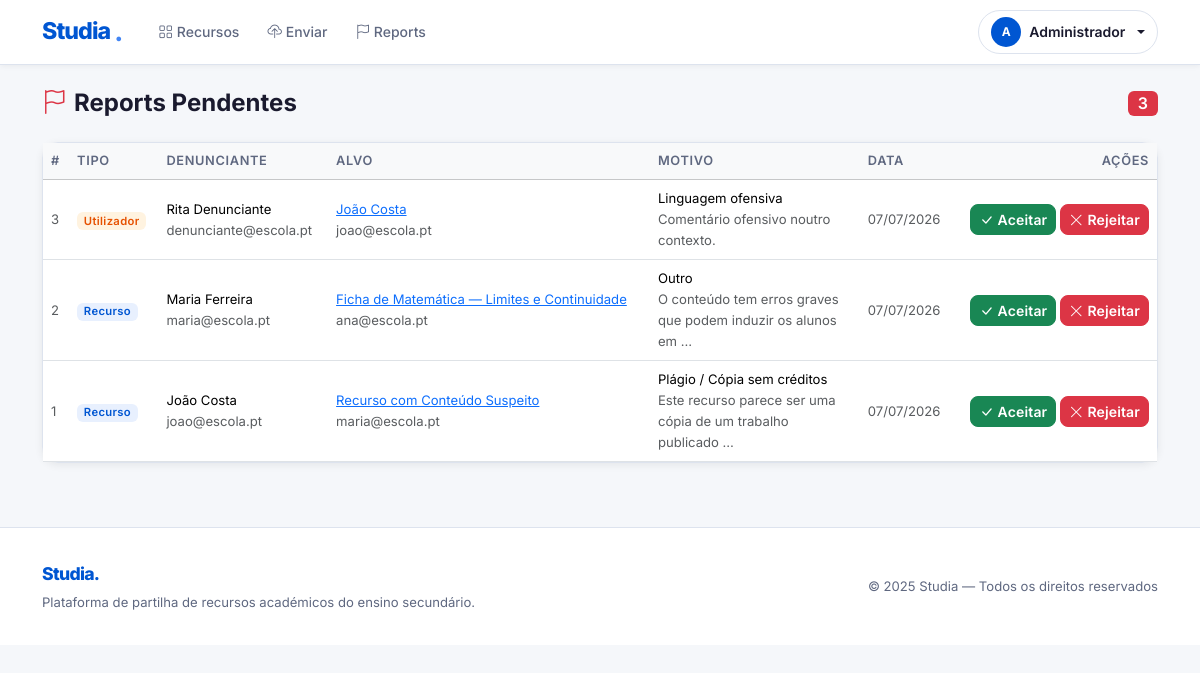
Page /reports/ (signed in) on the committed database.
### apps/accounts/models.py (models this page shows, shortened)
class User(AbstractBaseUser, PermissionsMixin):
    ANOS_LETIVOS = [
        ("10", "10º Ano"),
        ("11", "11º Ano"),
        ("12", "12º Ano"),
    ]
    CURSOS = [
        ("CT",  "Ciências e Tecnologias"),
        ("CSE", "Ciências Socioeconómicas"),
        ("LH",  "Línguas e Humanidades"),
        ("AV",  "Artes Visuais"),
        ("TGPSI",  "Técnico de Gestão e Programação de Sistemas Informáticos"),
        ("TPSI",   "Técnico de Programação Informática"),
        ("TGE",    "Técnico de Gestão"),
        ("TM",     "Técnico de Marketing"),
        ("TAD",    "Técnico de Auxiliar de Saúde"),
        ("TGRC",   "Técnico de Gestão e Recursos Humanos e Comunicação"),
        ("TAAM",   "Técnico de Apoio à Gestão Desportiva"),
        ("TCOM",   "Técnico de Comunicação / Marketing e Publicidade"),
        ("TIT",    "Técnico de Instalações Elétricas"),
        ("TRSI",   "Técnico de Redes e Sistemas Informáticos"),
        ("TCMA",   "Técnico de Construção Civil / Medições e Orçamentos"),
        ("TGA",    "Técnico de Restauração / Cozinha e Pastelaria"),
        ("TTUR",   "Técnico de Turismo"),
        ("TAGRO",  "Técnico de Agropecuária"),
        ("TDG",    "Técnico de Design Gráfico"),
        ("TMOD",   "Técnico de Multimédia"),
        ("TELE",   "Técnico de Eletrónica, Automação e Computadores"),
        ("TMEC",   "Técnico de Mecatrónica"),
        ("TAUT",   "Técnico de Manutenção Industrial / Eletromecânica"),
        ("OUTRO",  "Outro"),
    ]
    CURSOS_DICT = dict(CURSOS)
    email       = models.EmailField(unique=True, verbose_name="Email institucional")
    nome        = models.CharField(max_length=150)
    curso       = models.CharField(max_length=10, choices=CURSOS)
    ano_letivo  = models.CharField(max_length=2, choices=ANOS_LETIVOS)
    instituicao = models.CharField(max_length=150)
    is_active = models.BooleanField(default=True)
    is_staff  = models.BooleanField(default=False)
    date_joined = models.DateTimeField(default=timezone.now)
    total_uploads        = models.PositiveIntegerField(default=0)
    total_downloads      = models.PositiveIntegerField(default=0)
    total_reports_falsos = models.PositiveIntegerField(default=0)
    objects = UserManager()
    USERNAME_FIELD  = "email"
    REQUIRED_FIELDS = ["nome", "curso", "ano_letivo", "instituicao"]
    class Meta:
        verbose_name        = "Utilizador"
        verbose_name_plural = "Utilizadores"

### apps/reports/models.py (models this page shows, shortened)
class Report(models.Model):
    TIPO_CHOICES = [
        ("RECURSO",  "Recurso"),
        ("USUARIO",  "Utilizador"),
        ("IA",       "Moderação automática"),
    ]
    STATUS_CHOICES = [
        ("PENDENTE",   "Pendente"),
        ("RESOLVIDO",  "Resolvido"),
        ("REJEITADO",  "Rejeitado (Falso Alerta)"),
    ]
    denunciante = models.ForeignKey(
        User,
        on_delete=models.CASCADE,
        related_name="reports_feitos",
        blank=True,
        null=True,
    )
    MOTIVO_CHOICES = [
        ("plagio",    "Plágio / Cópia sem créditos"),
        ("improprio", "Conteúdo impróprio"),
        ("spam",      "Spam ou publicidade"),
        ("falso",     "Informação falsa ou errada"),
        ("ofensa",    "Linguagem ofensiva"),
        ("outro",     "Outro"),
    ]
    tipo = models.CharField(max_length=10, choices=TIPO_CHOICES, default="RECURSO")
    motivo_tipo = models.CharField(
        max_length=20,
        choices=MOTIVO_CHOICES,
        default="outro",
        verbose_name="Tipo de motivo",
    )
    recurso = models.ForeignKey(
        "resources.Resource",
        on_delete=models.SET_NULL,
        related_name="reports",
        blank=True, null=True,
    )
    usuario_denunciado = models.ForeignKey(
        User,
        on_delete=models.SET_NULL,
        related_name="reports_recebidos",
        blank=True, null=True,
    )
    motivo       = models.TextField()
    status       = models.CharField(max_length=15, choices=STATUS_CHOICES, default="PENDENTE")
    data_criacao = models.DateTimeField(default=timezone.now)
    data_resolucao = models.DateTimeField(blank=True, null=True)
    class Meta:
        verbose_name        = "Report"
        verbose_name_plural = "Reports"
        ordering            = ["-data_criacao"]

### apps/resources/models.py (models this page shows, shortened)
class Resource(models.Model):
    TIPO_ARQUIVO_CHOICES = [
        ("PDF",  "PDF"),
        ("DOCX", "DOCX"),
        ("PPTX", "PPTX"),
        ("IMG",  "Imagem"),
    ]
    usuario = models.ForeignKey(
        User,
        on_delete=models.CASCADE,
        related_name="resources",
        verbose_name="Aluno que enviou",
    )
    nome       = models.CharField(max_length=255, verbose_name="Título do recurso")
    curso      = models.CharField(max_length=10, choices=Aluno.CURSOS)
    ano_letivo = models.CharField(max_length=2)
    disciplina = models.CharField(max_length=100)
    tipo_arquivo = models.CharField(
        max_length=10, choices=TIPO_ARQUIVO_CHOICES, blank=True
    )
    instituicao = models.CharField(max_length=150)
    professor   = models.CharField(max_length=150, blank=True, null=True)
    nome_normalizado       = models.CharField(max_length=255, blank=True, db_index=True)
    disciplina_normalizada = models.CharField(max_length=100, blank=True, db_index=True)
    professor_normalizado  = models.CharField(max_length=150, blank=True)
    arquivo = models.FileField(
        upload_to=resource_upload_path,
        validators=[
            FileExtensionValidator(
                allowed_extensions=["pdf", "docx", "doc", "pptx", "ppt", "jpg", "jpeg", "png"]
            )
        ],
        blank=True,
        null=True,
    )
    hash_arquivo = models.CharField(max_length=64, blank=True, null=True, db_index=True)
    phash = models.CharField(max_length=64, blank=True, default='', db_index=False)
    suspenso = models.BooleanField(default=False)
    total_downloads = models.PositiveIntegerField(default=0)
    total_salvos    = models.PositiveIntegerField(default=0)
    data_upload = models.DateTimeField(default=timezone.now)
    class Meta:
        verbose_name         = "Recurso"
        verbose_name_plural  = "Recursos"
        ordering             = ["-data_upload"]

### apps/reports/views.py (the view)
# urls.py: path("", views.lista_reports_view, name="lista"),
@login_required
@user_passes_test(eh_staff)
def lista_reports_view(request):
    reports = Report.objects.filter(status="PENDENTE").order_by("-data_criacao")
    return render(request, "reports/index.html", {"reports": reports})

### apps/reports/views.py (called while the page is built)
def eh_staff(user):
    return user.is_staff

### apps/reports/templates/reports/index.html (shortened to what this page needs)
{% extends 'base.html' %}
{% block content %}
<div class="d-flex justify-content-between align-items-center mb-4">
  <h4 class="fw-bold mb-0"><i class="bi bi-flag text-danger me-2"></i>Reports Pendentes</h4>
  <span class="badge bg-danger fs-6">{{ reports|length }}</span>
</div>
{% if reports %}
<div class="card shadow-sm">
  <div class="table-responsive">
    <table class="table table-hover mb-0 align-middle">
      <thead class="table-light">
        <tr>
          <th>#</th>
          <th>Tipo</th>
          <th>Denunciante</th>
          <th>Alvo</th>
          <th>Motivo</th>
          <th>Data</th>
          <th class="text-end">Ações</th>
        </tr>
      </thead>
      <tbody>
        {% for r in reports %}
        <tr>
          <td class="text-muted small">{{ r.pk }}</td>
          <td>
            <span class="badge {% if r.tipo == 'RECURSO' %}badge-tipo-docx{% else %}badge-tipo-pptx{% endif %}">
              {{ r.get_tipo_display }}
            </span>
          </td>
          <td class="small">
            {% if r.denunciante %}
              {{ r.denunciante.nome }}<br>
              <span class="text-muted">{{ r.denunciante.email }}</span>
            {% else %}
              <span class="text-muted fst-italic">Sistema (moderação automática)</span>
            {% endif %}
          </td>
          <td class="small">
            {% if r.tipo == 'RECURSO' or r.tipo == 'IA' %}
              {% if r.recurso %}
                <a href="{% url 'resources:detalhes' r.recurso.pk %}" target="_blank">{{ r.recurso.nome }}</a><br>
                <span class="text-muted">{{ r.recurso.usuario.email|default:"—" }}</span>
              {% else %}
                <span class="text-muted fst-italic">(recurso apagado)</span>
              {% endif %}
            {% else %}
              {% if r.usuario_denunciado %}
                <a href="{% url 'accounts:perfil_publico' r.usuario_denunciado.pk %}">{{ r.usuario_denunciado.nome }}</a><br>
                <span class="text-muted">{{ r.usuario_denunciado.email }}</span>
              {% else %}
                <span class="text-muted fst-italic">(utilizador apagado)</span>
              {% endif %}
            {% endif %}
          </td>
          <td class="small" style="max-width:200px;">
            {{ r.get_motivo_tipo_display }}
            {% if r.motivo %}<br><span class="text-muted">{{ r.motivo|truncatechars:60 }}</span>{% endif %}
          </td>
          <td class="small text-muted text-nowrap">{{ r.data_criacao|date:"d/m/Y" }}</td>
          <td class="text-end">
            <div class="d-flex gap-1 justify-content-end flex-nowrap">
              <form method="post" action="{% url 'reports:resolver' r.pk 'aceitar' %}">
                <button type="submit"
                        class="btn btn-sm btn-success btn-aceitar"
                        data-tipo="{{ r.tipo }}">
                  <i class="bi bi-check-lg me-1"></i>Aceitar
                </button>
              </form>
              <form method="post" action="{% url 'reports:resolver' r.pk 'rejeitar' %}">
                <button type="submit" class="btn btn-sm btn-danger btn-rejeitar">
                  <i class="bi bi-x-lg me-1"></i>Rejeitar
                </button>
              </form>
            </div>
          </td>
        </tr>
        {% endfor %}
      </tbody>
    </table>
  </div>
</div>
{% else %}
<div class="st-empty">
  <i class="bi bi-check-circle"></i>
  <p>Nenhum report pendente. Tudo em ordem.</p>
</div>
{% endif %}
{% endblock %}

### templates/base.html (shortened to what this page needs)
<!DOCTYPE html>
<html lang="pt">
<head>
  <link href="https://cdn.jsdelivr.net/npm/bootstrap@5.3.3/dist/css/bootstrap.min.css" rel="stylesheet">
  <link href="https://cdn.jsdelivr.net/npm/bootstrap-icons@1.11.3/font/bootstrap-icons.min.css" rel="stylesheet">
  <link rel="stylesheet" href="/static/css/style.css">
</head>
<body>
<nav class="navbar navbar-expand-lg st-navbar sticky-top">
  <div class="container">
    <a class="st-brand" href="{% url 'home' %}">
      Studia<span class="brand-dot">.</span>
    </a>
    <div class="collapse navbar-collapse ms-4" id="navMenu">
      <ul class="navbar-nav me-auto gap-1">
        {% if user.is_authenticated %}
        <li class="nav-item">
          <a class="nav-link st-nav-link" href="{% url 'resources:lista' %}">
            <i class="bi bi-grid me-1"></i>Recursos
          </a>
        </li>
        <li class="nav-item">
          <a class="nav-link st-nav-link" href="{% url 'resources:upload' %}">
            <i class="bi bi-cloud-upload me-1"></i>Enviar
          </a>
        </li>
        {% if user.is_staff %}
        <li class="nav-item">
          <a class="nav-link st-nav-link" href="{% url 'reports:lista' %}">
            <i class="bi bi-flag me-1"></i>Reports
          </a>
        </li>
        {% endif %}
        {% endif %}
      </ul>
      <ul class="navbar-nav ms-auto gap-2 align-items-center">
        {% if user.is_authenticated %}
        <li class="nav-item dropdown st-dropdown">
          <a class="nav-link st-user-pill dropdown-toggle" href="#" data-bs-toggle="dropdown">
            <span class="st-avatar-sm">{{ user.nome|first|upper }}</span>
            <span class="d-none d-md-inline">{{ user.nome }}</span>
          </a>
        </li>
        {% endif %}
      </ul>
    </div>
  </div>
</nav>
<main class="container my-4">{% block content %}{% endblock %}</main>
<footer class="st-footer">
  <div class="container d-flex flex-column flex-md-row align-items-center justify-content-between gap-2">
    <div>
      <span class="st-footer-brand">Studia.</span>
      <p class="mb-0 mt-1">Plataforma de partilha de recursos académicos do ensino secundário.</p>
    </div>
    <p class="mb-0">&copy; 2025 Studia — Todos os direitos reservados</p>
  </div>
</footer>
</body>
</html>

### static/css/style.css (style rules this page uses)
:root { --st-blue: #0056d2; --st-blue-hover: #004ab5; --st-blue-light: #e8f0fe; --st-blue-mid: #4285f4; --st-white: #ffffff; --st-surface: #f5f7fa; --st-surface-2: #eef1f6; --st-border: #dde3ee; --st-text: #1a1a2e; --st-text-muted: #5f6880; --st-text-subtle: #8d95a8; --st-success: #1dac78; --st-warning: #f5a623; --st-danger: #e53935; --st-info: #0288d1; --st-radius: 10px; --st-radius-lg: 16px; --st-shadow: 0 1px 4px rgba(0,0,0,.08), 0 4px 16px rgba(0,0,0,.06); --st-shadow-card: 0 2px 8px rgba(0,0,0,.07); --st-font: 'Inter', 'Segoe UI', system-ui, sans-serif; }
*, *::before, *::after { box-sizing: border-box; }
html { scroll-behavior: smooth; }
body { font-family: var(--st-font); background-color: var(--st-surface); color: var(--st-text); font-size: 15px; line-height: 1.6; -webkit-font-smoothing: antialiased; }
.st-navbar { background: var(--st-white) !important; border-bottom: 1px solid var(--st-border); box-shadow: 0 1px 6px rgba(0,0,0,.06); padding: 0; min-height: 64px; }
.st-navbar .container { min-height: 64px; display: flex; align-items: center; }
.st-brand { font-size: 1.45rem; font-weight: 800; letter-spacing: -0.04em; color: var(--st-blue) !important; text-decoration: none !important; display: flex; align-items: center; gap: .25rem; }
.st-brand .brand-dot { color: var(--st-blue-mid); font-size: 1.6rem; line-height: 1; }
.st-nav-link { font-size: .875rem; font-weight: 500; color: var(--st-text-muted) !important; padding: .35rem .75rem !important; border-radius: 6px; transition: color .15s, background .15s; }
.st-nav-link i { font-size: .9rem; }
.st-user-pill { display: flex; align-items: center; gap: .5rem; font-size: .875rem; font-weight: 600; color: var(--st-text) !important; padding: .35rem .75rem !important; border-radius: 24px; border: 1px solid var(--st-border); background: var(--st-white); transition: box-shadow .15s, border-color .15s; }
.st-avatar-sm { width: 30px; height: 30px; border-radius: 50%; background: var(--st-blue); color: #fff; display: inline-flex; align-items: center; justify-content: center; font-size: .75rem; font-weight: 700; flex-shrink: 0; }
.btn { font-family: var(--st-font); font-weight: 600; border-radius: 8px; transition: all .15s; letter-spacing: .01em; }
.card { border: 1px solid var(--st-border) !important; border-radius: var(--st-radius-lg) !important; box-shadow: var(--st-shadow-card) !important; background: var(--st-white); }
.badge { font-weight: 600; letter-spacing: .03em; border-radius: 6px; padding: .3em .6em; }
.badge-tipo-docx { background: var(--st-blue-light); color: var(--st-blue); }
.badge-tipo-pptx { background: #fff3e0; color: #e65100; }
.table > :not(caption) > * > * { vertical-align: middle; }
.table th { font-size: .8rem; text-transform: uppercase; letter-spacing: .05em; color: var(--st-text-muted); font-weight: 600; }
.st-footer { background: var(--st-white); border-top: 1px solid var(--st-border); padding: 2rem 0; margin-top: 4rem; }
.st-footer-brand { font-size: 1.1rem; font-weight: 800; color: var(--st-blue); letter-spacing: -.04em; }
.st-footer p, .st-footer a { font-size: .82rem; color: var(--st-text-muted); }

### rows in the picture
User: nome|first "A", nome "Administrador"
Report: pk "3", tipo "Utilizador", denunciante.nome "Rita Denunciante", denunciante.email "denunciante@escola.pt", usuario_denunciado.nome "João Costa", usuario_denunciado.email "joao@escola.pt", motivo_tipo "Linguagem ofensiva", motivo "Comentário ofensivo noutro contexto.", data_criacao "07/07/2026"
Report: pk "2", tipo "Recurso", denunciante.nome "Maria Ferreira", denunciante.email "maria@escola.pt", recurso.nome "Ficha de Matemática — Limites e Continuidade", recurso.usuario.email "ana@escola.pt", motivo_tipo "Outro", motivo "O conteúdo tem erros graves que podem induzir os alunos em …", data_criacao "07/07/2026"
Report: pk "1", tipo "Recurso", denunciante.nome "João Costa", denunciante.email "joao@escola.pt", recurso.nome "Recurso com Conteúdo Suspeito", recurso.usuario.email "maria@escola.pt", motivo_tipo "Plágio / Cópia sem créditos", motivo "Este recurso parece ser uma cópia de um trabalho publicado …", data_criacao "07/07/2026"

### other values in the picture
{{ reports|length }} "3"
